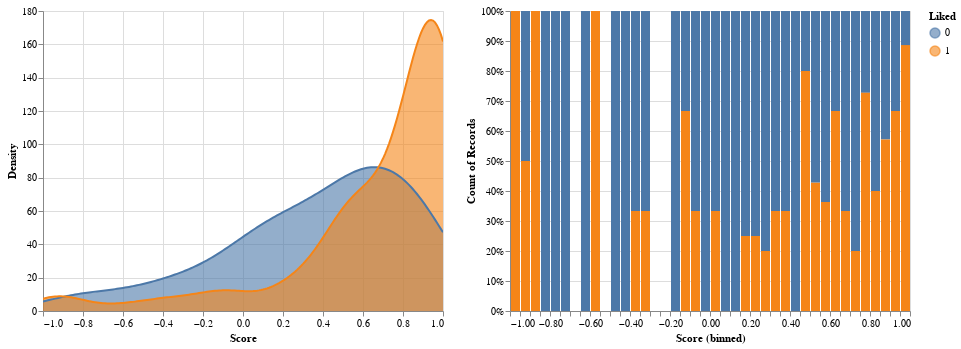

Notebook source saved alongside this figure:
### Code cell
chart_1 = alt.Chart(z).transform_density(
    density='Score',
    # bandwidth=0.2,
    groupby=['Liked'],
    extent= [-1, 1],
    counts = True,
    steps=200,
    as_ = ["Score", "Density"]
).mark_area(line=True, opacity=0.6).encode(
    alt.X('Score:Q'),
    alt.Y('Density:Q', stack=None),
    alt.Color('Liked:N')
).interactive()

chart_2 = alt.Chart(z).mark_bar().encode(
    alt.X('Score', bin=alt.BinParams(step=0.05, extent=[-1, 1])),
    alt.Y('count()', stack='normalize'),
    color='Liked:N',
    tooltip='count()'
).interactive()

chart_1 | chart_2

### Figure 1 — Vega-Lite specification as saved in the notebook (floating-point values rounded to 4 significant figures; data arrays with more than 128 entries replaced by an {"elided": "..."} marker saying what was removed)
{"config": {"view": {"continuousWidth": 400, "continuousHeight": 300}}, "hconcat": [{"mark": {"type": "area", "line": true, "opacity": 0.6}, "encoding": {"color": {"field": "Liked", "type": "nominal"}, "x": {"field": "Score", "type": "quantitative"}, "y": {"field": "Density", "stack": null, "type": "quantitative"}}, "selection": {"selector001": {"type": "interval", "bind": "scales", "encodings": ["x", "y"]}}, "transform": [{"density": "Score", "counts": true, "extent": [-1, 1], "groupby": ["Liked"], "steps": 200, "as": ["Score", "Density"]}]}, {"mark": "bar", "encoding": {"color": {"field": "Liked", "type": "nominal"}, "tooltip": {"aggregate": "count", "type": "quantitative"}, "x": {"bin": {"extent": [-1, 1], "step": 0.05}, "field": "Score", "type": "quantitative"}, "y": {"aggregate": "count", "stack": "normalize", "type": "quantitative"}}, "selection": {"selector002": {"type": "interval", "bind": "scales", "encodings": ["x", "y"]}}}], "data": {"name": "data-f223c418b58cb895858805baa96f0d99"}, "$schema": "https://vega.github.io/schema/vega-lite/v4.17.0.json", "datasets": {"data-f223c418b58cb895858805baa96f0d99": {"elided": "200 records"}}}
